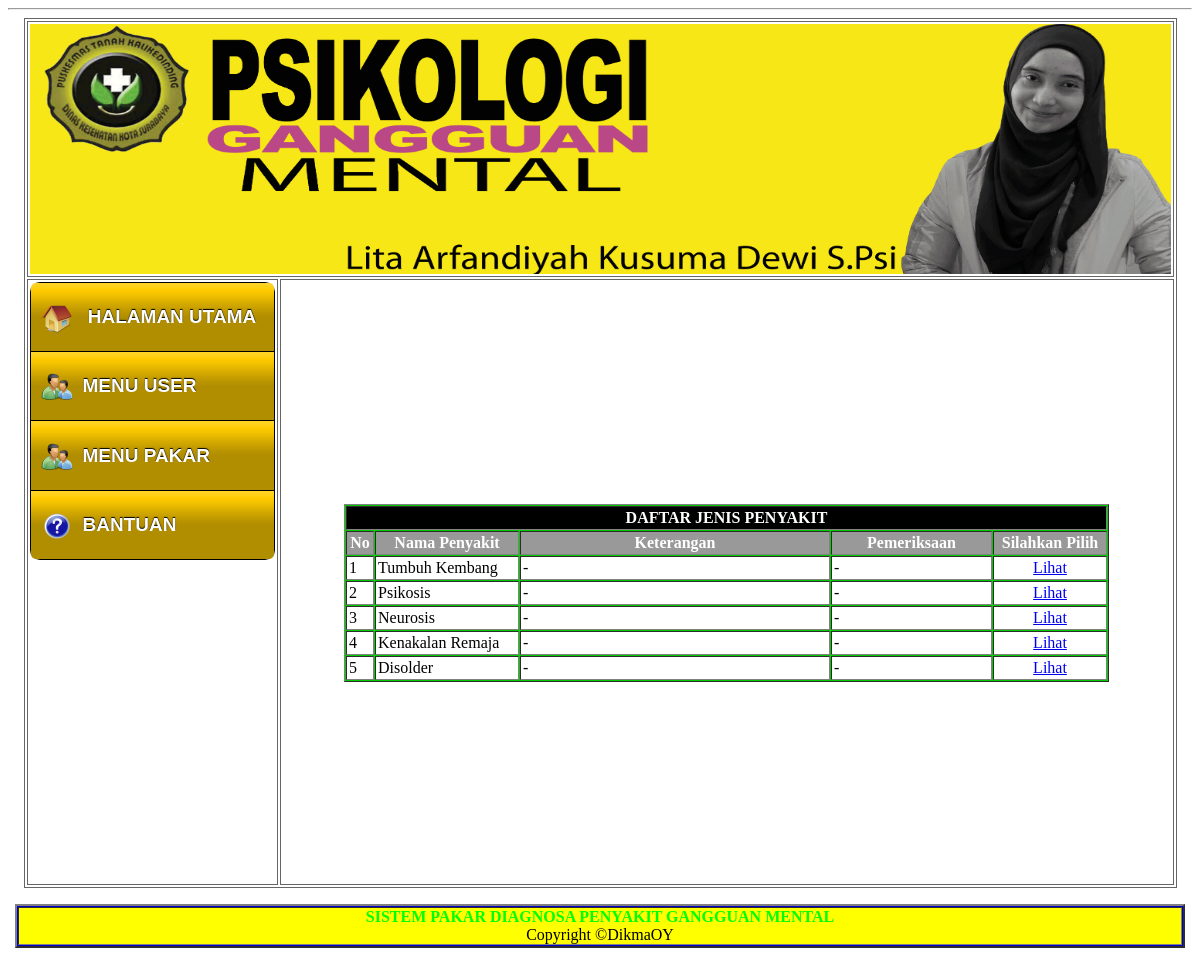
Page /?page=dafsakit on the committed database.
### tables this page shows
CREATE TABLE IF NOT EXISTS `penyakit` (
  `kd_penyakit` char(4) NOT NULL,
  `nm_penyakit` varchar(60) NOT NULL,
  `pemeriksaan` text NOT NULL,
  `keterangan` text NOT NULL,
  `solusi` text NOT NULL,
  PRIMARY KEY (`kd_penyakit`)
);

### PenyakitTampil.php (the view, shortened to what this page needs)
<?php
include "librari/inc.koneksidb.php";
?>
<html>
<head>
</head>
<body>
<table width="789" border="0">
  <tr>
    <td width="247" height="218">&nbsp;</td>
    <td width="532">&nbsp;</td>
  </tr>
</table>
<table width="765" border="1" align="center" cellpadding="2" cellspacing="1" bgcolor="#00CC00">
  <tr bgcolor="#0099FF">
    <td colspan="5" bgcolor="#000000"><center spry:hover="style10" class="style10">DAFTAR  JENIS PENYAKIT
    </center>
    </div></td>
  </tr>
  <tr bgcolor="#999999">
    <td width="22"><div align="center" class="style10">No</div></td>
    <td width="138"><div align="center" class="style10">Nama Penyakit</div></td>
    <td width="304"><div align="center" class="style10">Keterangan</div></td>
    <td width="155"><div align="center" class="style10">Pemeriksaan</div></td>
    <td width="108" align="center"><div align="center" class="style10">Silahkan Pilih</div></td>
  </tr>
  <?php
	$sql = "SELECT * FROM penyakit ORDER BY kd_penyakit";
	$qry = mysql_query($sql, $koneksi)
		 or die ("SQL Error".mysql_error());
	while ($data=mysql_fetch_array($qry)) {
	$no++;
  ?>
  <tr bgcolor="#FFFFFF">
    <td valign="top" bgcolor="#FFFFFF"><?php echo $no; ?></td>
    <td valign="top" bgcolor="#FFFFFF""><?php echo $data['nm_penyakit']; ?></td>
    <td valign="top" bgcolor="#FFFFFF"><?php echo $data['keterangan']; ?></td>
    <td valign="top" bgcolor="#FFFFFF"><?php echo $data['pemeriksaan']; ?></td>
    <td align="center" bgcolor="#FFFFFF"><a href="?page=dafgejala&kdsakit=<?= $data['kd_penyakit'];?>">Lihat</a></td></tr>
  <?php
  }
  ?>
</table>
</body>
</html>

### index.php (shortened to what this page needs)
<html>
    <head>
        <link rel="stylesheet" href="CSS3 MenuPAKARver1_files/css3menu100/style.css" type="text/css" /><style type="text/css">._css3m{display:none}</style>
        <link rel="stylesheet" type="text/css" href="jQueryUI/jquery-ui-1.10.4.custom.min.css">
    </head>
    <body>
    <center>
        <hr/>
        <table width="1153" height="827" border="1" cellpadding="2" bordercolor="#666666">
            <tr>
                <th height="161" colspan="2" scope="col">
                    <div align="left">
                        <img src="img/banner.gif" width="1141" height="250">
                    </div>
                </th>
            </tr>
            <tr>
                <td width="245" height="565" valign="top">
                    <ul id="css3menu100" class="topmenu">
                        <li class="topfirst">
                            <a href="?page=home" style="width:223px;height:48px;line-height:48px;">
                                <img src="CSS3 MenuPAKARver1_files/css3menu100/home3.png" alt=""/>
                                HALAMAN UTAMA
                            </a>
                        </li>
                        <li class="topmenu">
                            <a href="#" style="width:223px;height:48px;line-height:48px;">
                                <span>
                                    <img src="CSS3 MenuPAKARver1_files/css3menu100/service.png" alt=""/>MENU USER</span>
                            </a>
                        </li>
                        <li class="topmenu">
                            <a href="#" style="width:223px;height:49px;line-height:49px;">
                                <span>
                                    <img src="CSS3 MenuPAKARver1_files/css3menu100/service1.png" alt=""/>MENU PAKAR
                                </span>
                            </a>
                        </li>
                        <li class="toplast">
                            <a href="#" style="width:223px;height:48px;line-height:48px;"><span><img src="CSS3 MenuPAKARver1_files/css3menu100/help.png" alt=""/>BANTUAN</span></a>
                        </li>
                    </ul>
                </td>
                <td width="901" align="center" valign="top">
                    <div style="height:600px; overflow:auto">
                        <?php
                        include "inc.bukaprogram.php";
                        ?>
    <p>
        <?php
        include "inc.footer.php";
        ?>
    </p>
</body>
</html>

### inc.bukaprogram.php (shortened to what this page needs)
<?php
$page = @$_REQUEST['page'];
if ($page == "dafsakit") {
    if (file_exists("PenyakitTampil.php")) {
        include "PenyakitTampil.php";
    } else {
        echo "FILE PROGRAM PENYAKIT TIDAK ADA";
    }
}

### inc.footer.php (shortened to what this page needs)
<html>
<head>
</head>
<body>
<table width="1170" border="2" align="center" cellpadding="0" cellspacing="1" bgcolor="#0000CC">
  <tr>
    <td width="1105" align="center" bordercolor="#FF9900" bgcolor="#FFFF00"><span class="style1"> SISTEM PAKAR DIAGNOSA PENYAKIT GANGGUAN MENTAL<br>
  </span><span >Copyright &copy;DikmaOY</span></td>
  </tr>
</table>
<br>
</body>
</html>

### CSS3 MenuPAKARver1_files/css3menu100/style.css (style rules this page uses)
ul#css3menu100,ul#css3menu100 ul { margin:0; list-style:none; padding:0; background-color:#000; background-image:url("mainbk.png"); background-repeat:repeat; border-width:0px; border-style:solid; border-color:#FFFFFF; -moz-border-radius:10px; -webkit-border-radius:10px; border-radius:10px; }
ul#css3menu100 li { position:relative;display:block;white-space:nowrap;font-size:0; }
ul#css3menu100 { font-size:0;z-index:999;position:relative;display:block;float:left;padding:0 1px 1px; }
ul#css3menu100>li { margin:1px 0 0; }
ul#css3menu100 a { display:block;vertical-align:middle;text-align:left;text-decoration:none;font:bold 19px Arial;color:#fdfdfd;cursor:default;padding:10px;background-color:#FFCC00;background-image:url("mainbk.png");background-repeat:repeat;background-position:0 200px;border-width:0px;border-style:none;border-color:; }
ul#css3menu100 img { border:none;vertical-align:middle;margin-right:10px; }
ul#css3menu100 span { display:block;overflow:visible;background-position:right center;background-repeat:no-repeat;padding-right:0px; }
ul#css3menu100 li.topfirst>a { border-radius:5px 5px 0 0;-moz-border-radius:5px 5px 0 0;-webkit-border-radius:5px;-webkit-border-bottom-right-radius:0;-webkit-border-bottom-left-radius:0;-moz-transition:all 0.5s;-webkit-transition:all 0.5s;-o-transition:all 0.5s;text-shadow:#000000 0px -1px 1px; }
ul#css3menu100 li.topmenu>a { -moz-transition:all 0.5s;-webkit-transition:all 0.5s;-o-transition:all 0.5s;text-shadow:#000000 0px -1px 1px; }
ul#css3menu100 li.toplast>a { border-radius:0 0 5px 5px;-moz-border-radius:0 0 5px 5px;-webkit-border-radius:0;-webkit-border-bottom-right-radius:5px;-webkit-border-bottom-left-radius:5px;-moz-transition:all 0.5s;-webkit-transition:all 0.5s;-o-transition:all 0.5s;text-shadow:#000000 0px -1px 1px; }

### PenyakitTampil.php (style rules this page uses)
.style10 { color: #FFFFFF; font-weight: bold; }

### rows in the picture
penyakit: nm_penyakit "Tumbuh Kembang", keterangan "-", pemeriksaan "-"
penyakit: nm_penyakit "Psikosis", keterangan "-", pemeriksaan "-"
penyakit: nm_penyakit "Neurosis", keterangan "-", pemeriksaan "-"
penyakit: nm_penyakit "Kenakalan Remaja", keterangan "-", pemeriksaan "-"
penyakit: nm_penyakit "Disolder", keterangan "-", pemeriksaan "-"
